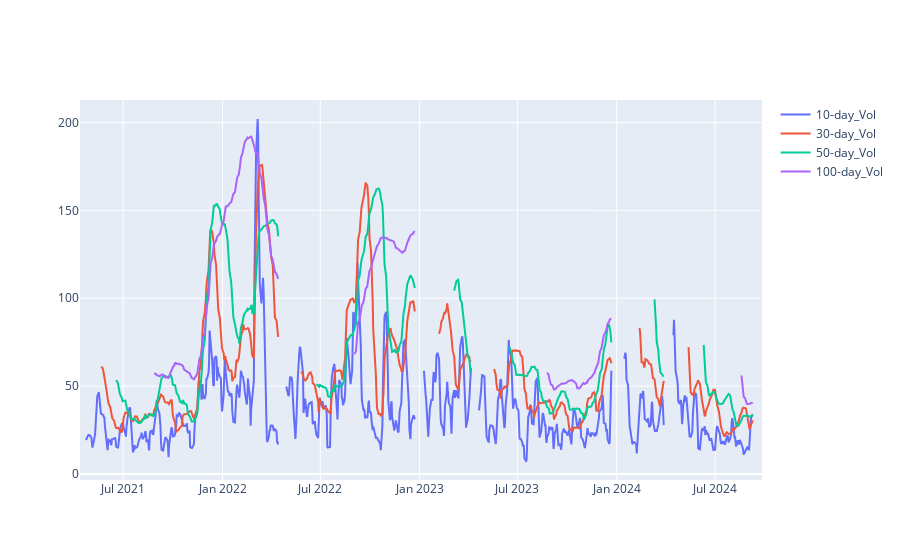

The code cell stored with this chart in its notebook:
### Markdown cell above
# Historical Volatility

### Code cell
histvol = Position_Reporting(positions, 'EUA', current_date).rolling_vol()

fig = go.Figure()
for i in list(histvol)[1:]:
    fig.add_trace(go.Scatter(x=histvol['Date'], y=histvol[i], name=i))#, base=0))
    
fig.show()

### Figure 1 — Plotly figure (JSON) as saved in the notebook; plotly's stock layout.template omitted (floating-point values rounded to 4 significant figures; data arrays with more than 128 entries replaced by an {"elided": "..."} marker saying what was removed)
{"data": [{"name": "10-day_Vol", "type": "scatter", "x": {"elided": "904 str values"}, "y": {"elided": "904 float values"}}, {"name": "30-day_Vol", "type": "scatter", "x": {"elided": "904 str values"}, "y": {"elided": "904 float values"}}, {"name": "50-day_Vol", "type": "scatter", "x": {"elided": "904 str values"}, "y": {"elided": "904 float values"}}, {"name": "100-day_Vol", "type": "scatter", "x": {"elided": "904 str values"}, "y": {"elided": "904 float values"}}], "layout": {}}
